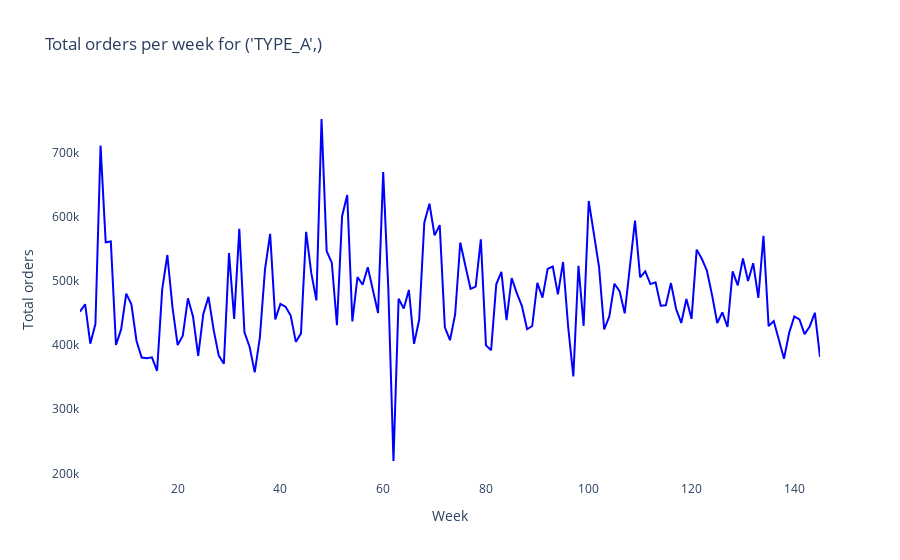
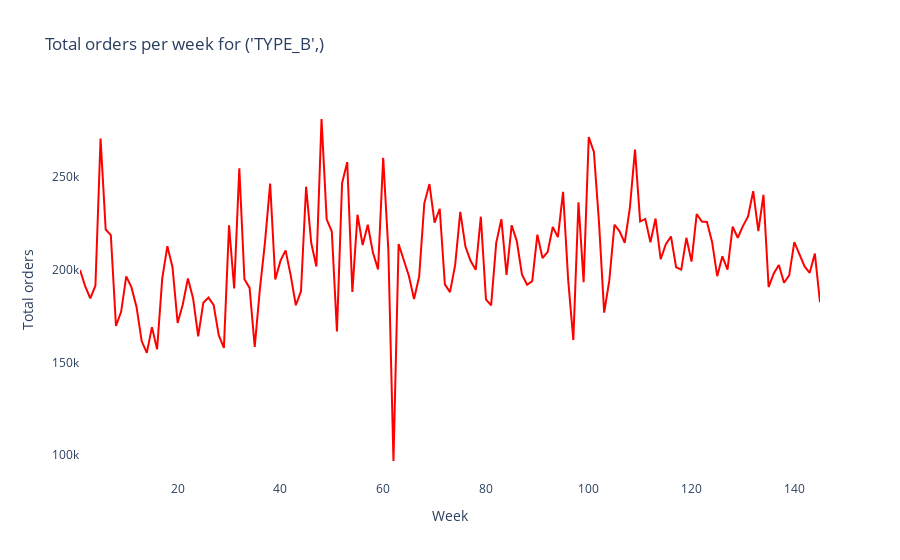
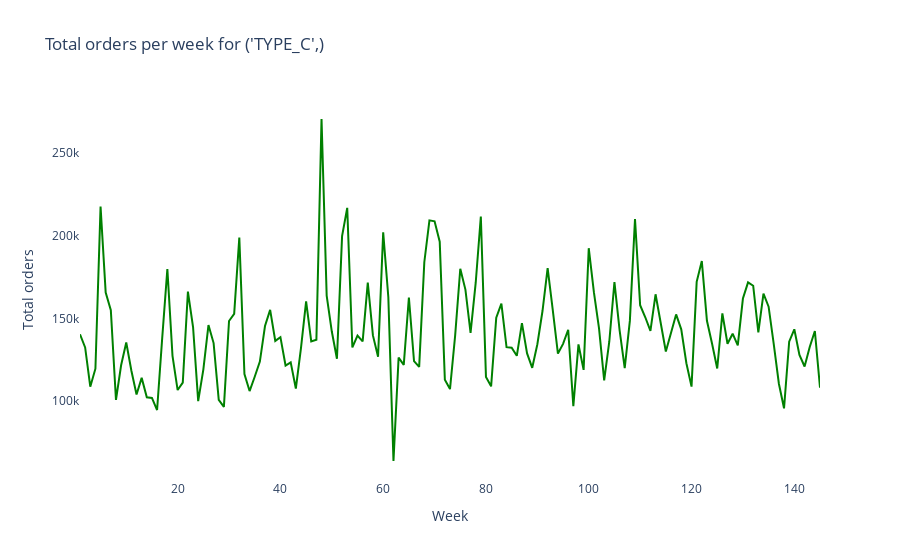
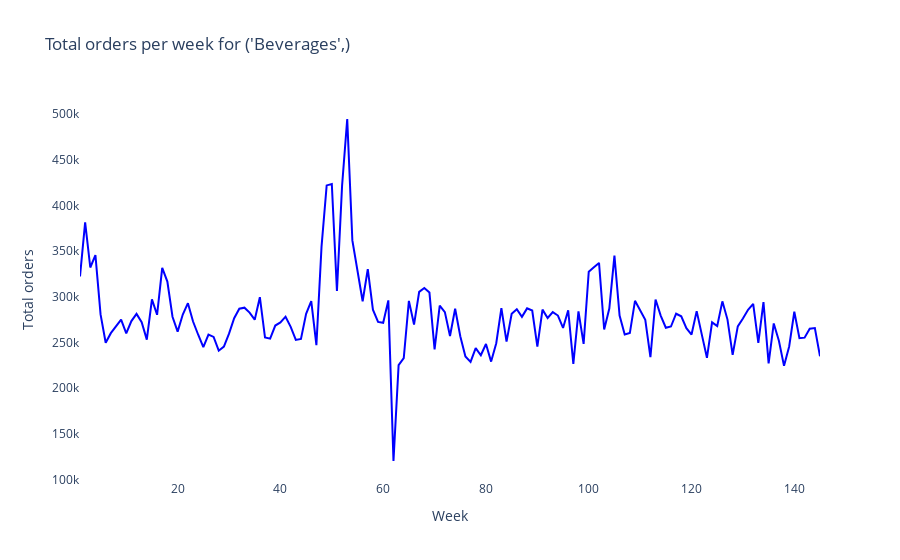

Here is the notebook cell these charts were saved with, in order:
### Code cell
import plotly.graph_objs as go
import plotly.offline as pyoff

# Define a list of colors for lines
colors = ['blue', 'red', 'green', 'purple', 'orange', 'pink', 'brown']

for i in cat_var:
    grp = df.groupby([i])
    x = 0  # Initialize x here
    for j, data in grp:
        print(i)
        print(j)
        tot_orders = data.groupby(['week'])['num_orders'].sum()
        tot_orders = pd.DataFrame(tot_orders)

        # Get the color for the current line
        color = colors[x % len(colors)]

        plot_data = [
            go.Scatter(
                x=tot_orders.index,
                y=tot_orders['num_orders'],
                name='Time Series for num_orders for ' + str(j),
                marker=dict(color=color)
            )
        ]

        plot_layout = go.Layout(
            title='Total orders per week for ' + str(j),
            yaxis_title='Total orders',
            xaxis_title='Week',
            plot_bgcolor='rgba(0,0,0,0)'
        )

        fig = go.Figure(data=plot_data, layout=plot_layout)
        x += 1  # Increment x within the loop
        pyoff.iplot(fig)

### Figure 1 — Plotly figure (JSON) as saved in the notebook; plotly's stock layout.template omitted (floating-point values rounded to 4 significant figures; data arrays with more than 128 entries replaced by an {"elided": "..."} marker saying what was removed)
{"data": [{"marker": {"color": "blue"}, "name": "Time Series for num_orders for ('TYPE_A',)", "type": "scatter", "x": {"elided": "145 int values"}, "y": {"elided": "145 int values"}}], "layout": {"plot_bgcolor": "rgba(0,0,0,0)", "title": {"text": "Total orders per week for ('TYPE_A',)"}, "xaxis": {"title": {"text": "Week"}}, "yaxis": {"title": {"text": "Total orders"}}}}

### Figure 2 — Plotly figure (JSON) as saved in the notebook; plotly's stock layout.template omitted (floating-point values rounded to 4 significant figures; data arrays with more than 128 entries replaced by an {"elided": "..."} marker saying what was removed)
{"data": [{"marker": {"color": "red"}, "name": "Time Series for num_orders for ('TYPE_B',)", "type": "scatter", "x": {"elided": "145 int values"}, "y": {"elided": "145 int values"}}], "layout": {"plot_bgcolor": "rgba(0,0,0,0)", "title": {"text": "Total orders per week for ('TYPE_B',)"}, "xaxis": {"title": {"text": "Week"}}, "yaxis": {"title": {"text": "Total orders"}}}}

### Figure 3 — Plotly figure (JSON) as saved in the notebook; plotly's stock layout.template omitted (floating-point values rounded to 4 significant figures; data arrays with more than 128 entries replaced by an {"elided": "..."} marker saying what was removed)
{"data": [{"marker": {"color": "green"}, "name": "Time Series for num_orders for ('TYPE_C',)", "type": "scatter", "x": {"elided": "145 int values"}, "y": {"elided": "145 int values"}}], "layout": {"plot_bgcolor": "rgba(0,0,0,0)", "title": {"text": "Total orders per week for ('TYPE_C',)"}, "xaxis": {"title": {"text": "Week"}}, "yaxis": {"title": {"text": "Total orders"}}}}

### Figure 4 — Plotly figure (JSON) as saved in the notebook; plotly's stock layout.template omitted (floating-point values rounded to 4 significant figures; data arrays with more than 128 entries replaced by an {"elided": "..."} marker saying what was removed)
{"data": [{"marker": {"color": "blue"}, "name": "Time Series for num_orders for ('Beverages',)", "type": "scatter", "x": {"elided": "145 int values"}, "y": {"elided": "145 int values"}}], "layout": {"plot_bgcolor": "rgba(0,0,0,0)", "title": {"text": "Total orders per week for ('Beverages',)"}, "xaxis": {"title": {"text": "Week"}}, "yaxis": {"title": {"text": "Total orders"}}}}
